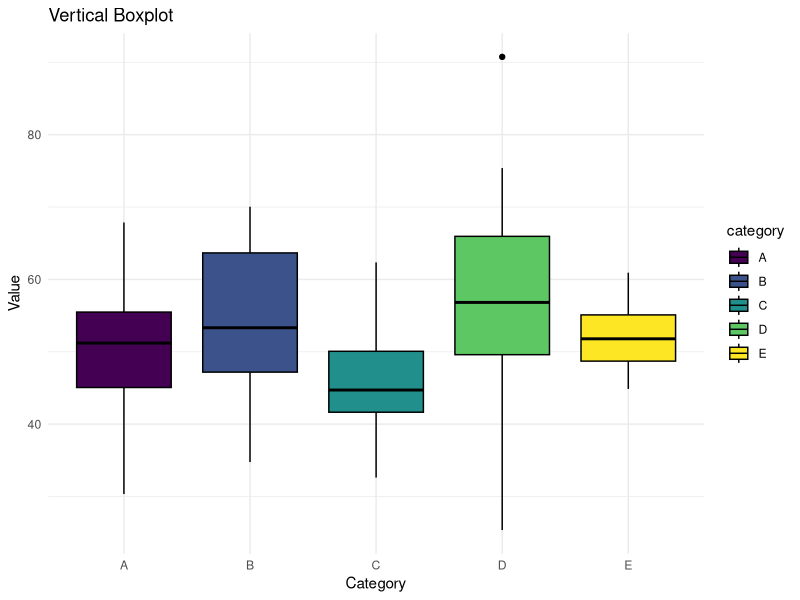
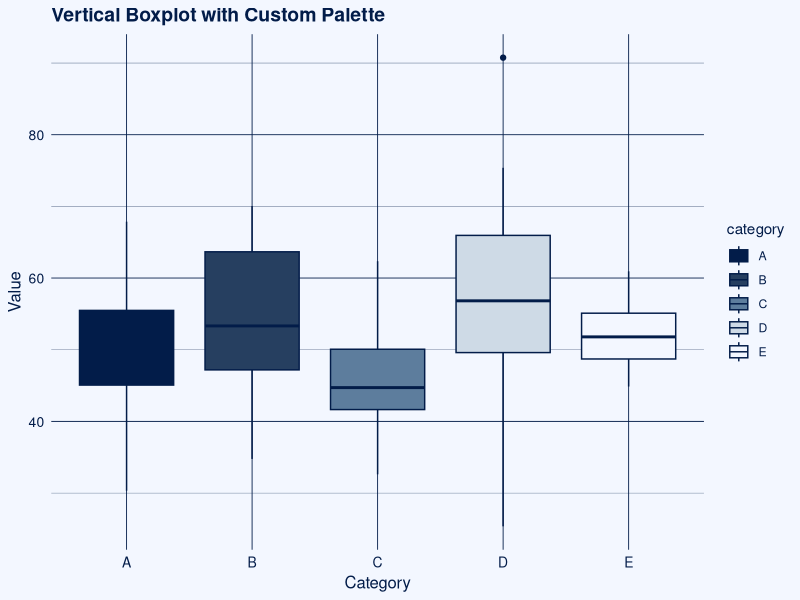
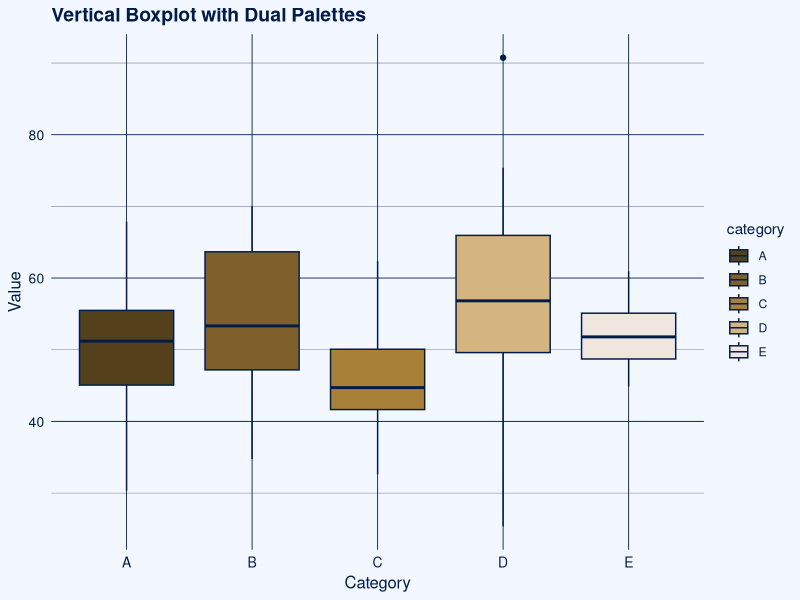

R code for these plots, in order:
## ---- chunk 1
# Install packages if needed
# Load libraries
library(ggplot2)
library(viridis)

# Example data
set.seed(123)
data <- data.frame(
  category = rep(c("A", "B", "C", "D", "E"), each = 20),
  value = c(rnorm(20, 50, 10),
            rnorm(20, 55, 12),
            rnorm(20, 45, 8),
            rnorm(20, 60, 15),
            rnorm(20, 50, 5))
)

# Basic vertical boxplot
ggplot(data, aes(x = category, y = value, fill = category)) +
  geom_boxplot(color = "black") +            # black outline
  scale_fill_viridis(discrete = TRUE, option = "D") +  # viridis palette for discrete categories
  labs(
    title = "Vertical Boxplot",
    x = "Category",
    y = "Value"
  ) +
  theme_minimal()

## ---- chunk 2
library(ggplot2)

# Example data
set.seed(123)
data <- data.frame(
  category = rep(c("A", "B", "C", "D", "E"), each = 20),
  value = c(rnorm(20, 50, 10),
            rnorm(20, 55, 12),
            rnorm(20, 45, 8),
            rnorm(20, 60, 15),
            rnorm(20, 50, 5))
)

# Your custom palette
work_viridis <- colorRampPalette(c("#021C49","#1F3657","#3C5C7C",
                                   "#7FA0C0", "#E9EEF3", "#F3F7FF"))
box_colors <- work_viridis(length(unique(data$category)))  # one color per category

# Boxplot using custom palette
ggplot(data, aes(x = category, y = value, fill = category)) +
  geom_boxplot(color = "#021C49") +          # outline in darkest color
  scale_fill_manual(values = box_colors) +   # apply custom palette
  labs(
    title = "Vertical Boxplot with Custom Palette",
    x = "Category",
    y = "Value"
  ) +
  theme_minimal() +
  theme(
    plot.background = element_rect(fill = "#F3F7FF", color = NA),
    panel.background = element_rect(fill = "#F3F7FF", color = NA),
    panel.grid.major = element_line(color = "#021C49", linewidth = 0.3),
    panel.grid.minor = element_line(color = "#021C49", linewidth = 0.1),
    axis.title = element_text(color = "#021C49", size = 12),
    axis.text = element_text(color = "#021C49", size = 10),
    plot.title = element_text(color = "#021C49", size = 14, face = "bold"),
    legend.title = element_text(color = "#021C49"),
    legend.text  = element_text(color = "#021C49")
  )

## ---- chunk 3
library(ggplot2)

# Example data
set.seed(123)
data <- data.frame(
  category = rep(c("A", "B", "C", "D", "E"), each = 20),
  value = c(rnorm(20, 50, 10),
            rnorm(20, 55, 12),
            rnorm(20, 45, 8),
            rnorm(20, 60, 15),
            rnorm(20, 50, 5))
)

# Theme palette
work_viridis <- colorRampPalette(c("#021C49","#1F3657","#3C5C7C",
                                   "#7FA0C0", "#E9EEF3", "#F3F7FF"))
theme_colors <- work_viridis(256)
bg_light <- theme_colors[256]   # light background
line_dark <- theme_colors[1]  # dark text/lines

# Box fill palette
work2_viridis <- colorRampPalette(c("#55401C", "#7f602A", "#A98038","#D4B57F","#F1E6Df"))
box_colors <- work2_viridis(length(unique(data$category)))  # one color per category

# Boxplot with custom palettes
ggplot(data, aes(x = category, y = value, fill = category)) +
  geom_boxplot(color = line_dark) +                  # outline in dark theme color
  scale_fill_manual(values = box_colors) +          # assign separate palette to boxes
  labs(
    title = "Vertical Boxplot with Dual Palettes",
    x = "Category",
    y = "Value"
  ) +
  theme_minimal() +
  theme(
    plot.background = element_rect(fill = bg_light, color = NA),
    panel.background = element_rect(fill = bg_light, color = NA),
    panel.grid.major = element_line(color = line_dark, linewidth = 0.3),
    panel.grid.minor = element_line(color = line_dark, linewidth = 0.1),
    axis.title = element_text(color = line_dark, size = 12),
    axis.text = element_text(color = line_dark, size = 10),
    plot.title = element_text(color = line_dark, size = 14, face = "bold"),
    legend.title = element_text(color = line_dark),
    legend.text  = element_text(color = line_dark)
  )

